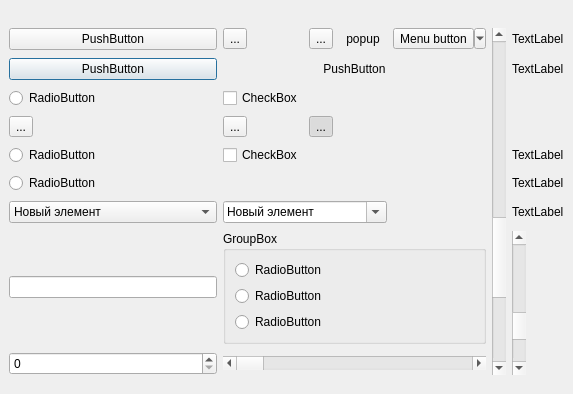
<?xml version="1.0" encoding="UTF-8"?>
<ui version="4.0">
 <class>TestStylesForm</class>
 <widget class="QWidget" name="TestStylesForm">
  <property name="geometry">
   <rect>
    <x>0</x>
    <y>0</y>
    <width>573</width>
    <height>394</height>
   </rect>
  </property>
  <property name="windowTitle">
   <string>Test Form</string>
  </property>
  <layout class="QHBoxLayout" name="horizontalLayout">
   <property name="margin">
    <number>0</number>
   </property>
   <item>
    <widget class="QWidget" name="testWidget" native="true">
     <layout class="QGridLayout" name="gridLayout_2">
      <property name="topMargin">
       <number>26</number>
      </property>
      <item row="0" column="0">
       <widget class="QPushButton" name="pushButton">
        <property name="text">
         <string>PushButton</string>
        </property>
       </widget>
      </item>
      <item row="0" column="3">
       <widget class="QToolButton" name="toolButton_4">
        <property name="text">
         <string>...</string>
        </property>
        <property name="checkable">
         <bool>true</bool>
        </property>
       </widget>
      </item>
      <item row="0" column="4">
       <widget class="QToolButton" name="toolButton">
        <property name="text">
         <string>...</string>
        </property>
        <property name="icon">
         <iconset resource="qtgradienteditor/qtgradienteditor.qrc">
          <normaloff>:/trolltech/qtgradienteditor/images/zoomin.png</normaloff>:/trolltech/qtgradienteditor/images/zoomin.png</iconset>
        </property>
       </widget>
      </item>
      <item row="0" column="5">
       <widget class="QToolButton" name="popupBtn">
        <property name="sizePolicy">
         <sizepolicy hsizetype="Preferred" vsizetype="Preferred">
          <horstretch>0</horstretch>
          <verstretch>0</verstretch>
         </sizepolicy>
        </property>
        <property name="text">
         <string>popup</string>
        </property>
        <property name="icon">
         <iconset resource="qtgradienteditor/qtgradienteditor.qrc">
          <normaloff>:/trolltech/qtgradienteditor/images/minus.png</normaloff>:/trolltech/qtgradienteditor/images/minus.png</iconset>
        </property>
        <property name="popupMode">
         <enum>QToolButton::InstantPopup</enum>
        </property>
        <property name="toolButtonStyle">
         <enum>Qt::ToolButtonTextBesideIcon</enum>
        </property>
        <property name="autoRaise">
         <bool>true</bool>
        </property>
       </widget>
      </item>
      <item row="0" column="6">
       <widget class="QToolButton" name="menuBtn">
        <property name="text">
         <string>Menu button</string>
        </property>
        <property name="icon">
         <iconset resource="qtgradienteditor/qtgradienteditor.qrc">
          <normaloff>:/trolltech/qtgradienteditor/images/plus.png</normaloff>:/trolltech/qtgradienteditor/images/plus.png</iconset>
        </property>
        <property name="popupMode">
         <enum>QToolButton::MenuButtonPopup</enum>
        </property>
       </widget>
      </item>
      <item row="1" column="0">
       <widget class="QPushButton" name="pushButton_2">
        <property name="text">
         <string>PushButton</string>
        </property>
        <property name="default">
         <bool>true</bool>
        </property>
       </widget>
      </item>
      <item row="1" column="3" colspan="4">
       <widget class="QPushButton" name="pushButton_3">
        <property name="text">
         <string>PushButton</string>
        </property>
        <property name="flat">
         <bool>true</bool>
        </property>
       </widget>
      </item>
      <item row="2" column="0">
       <widget class="QRadioButton" name="radioButton">
        <property name="text">
         <string>RadioButton</string>
        </property>
       </widget>
      </item>
      <item row="2" column="3" colspan="4">
       <widget class="QCheckBox" name="checkBox">
        <property name="text">
         <string>CheckBox</string>
        </property>
       </widget>
      </item>
      <item row="2" column="8">
       <widget class="QLabel" name="label">
        <property name="text">
         <string/>
        </property>
        <property name="pixmap">
         <pixmap resource="qtgradienteditor/qtgradienteditor.qrc">:/trolltech/qtgradienteditor/images/logo225x90.gif</pixmap>
        </property>
       </widget>
      </item>
      <item row="4" column="0">
       <widget class="QRadioButton" name="radioButton_2">
        <property name="text">
         <string>RadioButton</string>
        </property>
       </widget>
      </item>
      <item row="4" column="3">
       <widget class="QCheckBox" name="checkBox_2">
        <property name="text">
         <string>CheckBox</string>
        </property>
       </widget>
      </item>
      <item row="5" column="0">
       <widget class="QRadioButton" name="radioButton_3">
        <property name="text">
         <string>RadioButton</string>
        </property>
       </widget>
      </item>
      <item row="6" column="0">
       <widget class="QComboBox" name="comboBox">
        <item>
         <property name="text">
          <string>Новый элемент</string>
         </property>
        </item>
        <item>
         <property name="text">
          <string>Новый элемент</string>
         </property>
        </item>
        <item>
         <property name="text">
          <string>Новый элемент</string>
         </property>
        </item>
        <item>
         <property name="text">
          <string>Новый элемент</string>
         </property>
        </item>
        <item>
         <property name="text">
          <string>Новый элемент</string>
         </property>
        </item>
        <item>
         <property name="text">
          <string>Новый элемент</string>
         </property>
        </item>
        <item>
         <property name="text">
          <string>Новый элемент</string>
         </property>
        </item>
       </widget>
      </item>
      <item row="6" column="3" colspan="3">
       <widget class="QComboBox" name="comboBox_2">
        <property name="editable">
         <bool>true</bool>
        </property>
        <item>
         <property name="text">
          <string>Новый элемент</string>
         </property>
        </item>
        <item>
         <property name="text">
          <string>Новый элемент</string>
         </property>
        </item>
        <item>
         <property name="text">
          <string>Новый элемент</string>
         </property>
        </item>
        <item>
         <property name="text">
          <string>Новый элемент</string>
         </property>
        </item>
        <item>
         <property name="text">
          <string>Новый элемент</string>
         </property>
        </item>
        <item>
         <property name="text">
          <string>Новый элемент</string>
         </property>
        </item>
        <item>
         <property name="text">
          <string>Новый элемент</string>
         </property>
        </item>
        <item>
         <property name="text">
          <string>Новый элемент</string>
         </property>
        </item>
        <item>
         <property name="text">
          <string>Новый элемент</string>
         </property>
        </item>
        <item>
         <property name="text">
          <string>Новый элемент</string>
         </property>
        </item>
       </widget>
      </item>
      <item row="7" column="0">
       <widget class="QLineEdit" name="lineEdit"/>
      </item>
      <item row="7" column="3" colspan="4">
       <widget class="QGroupBox" name="groupBox">
        <property name="title">
         <string>GroupBox</string>
        </property>
        <layout class="QVBoxLayout" name="verticalLayout">
         <item>
          <widget class="QRadioButton" name="radioButton_4">
           <property name="text">
            <string>RadioButton</string>
           </property>
          </widget>
         </item>
         <item>
          <widget class="QRadioButton" name="radioButton_5">
           <property name="text">
            <string>RadioButton</string>
           </property>
          </widget>
         </item>
         <item>
          <widget class="QRadioButton" name="radioButton_6">
           <property name="text">
            <string>RadioButton</string>
           </property>
          </widget>
         </item>
        </layout>
       </widget>
      </item>
      <item row="7" column="8" rowspan="2">
       <widget class="QScrollBar" name="verticalScrollBar">
        <property name="value">
         <number>75</number>
        </property>
        <property name="orientation">
         <enum>Qt::Vertical</enum>
        </property>
       </widget>
      </item>
      <item row="8" column="0">
       <widget class="QSpinBox" name="spinBox"/>
      </item>
      <item row="8" column="3" colspan="4">
       <widget class="QScrollBar" name="horizontalScrollBar">
        <property name="orientation">
         <enum>Qt::Horizontal</enum>
        </property>
       </widget>
      </item>
      <item row="4" column="8">
       <widget class="QLabel" name="label_2">
        <property name="text">
         <string>TextLabel</string>
        </property>
       </widget>
      </item>
      <item row="5" column="8">
       <widget class="QLabel" name="label_3">
        <property name="text">
         <string>TextLabel</string>
        </property>
       </widget>
      </item>
      <item row="6" column="8">
       <widget class="QLabel" name="label_4">
        <property name="text">
         <string>TextLabel</string>
        </property>
       </widget>
      </item>
      <item row="1" column="8">
       <widget class="QLabel" name="label_5">
        <property name="text">
         <string>TextLabel</string>
        </property>
       </widget>
      </item>
      <item row="0" column="8">
       <widget class="QLabel" name="label_6">
        <property name="text">
         <string>TextLabel</string>
        </property>
       </widget>
      </item>
      <item row="0" column="7" rowspan="9">
       <widget class="QScrollBar" name="verticalScrollBar_2">
        <property name="maximum">
         <number>30</number>
        </property>
        <property name="value">
         <number>22</number>
        </property>
        <property name="orientation">
         <enum>Qt::Vertical</enum>
        </property>
       </widget>
      </item>
      <item row="3" column="0">
       <widget class="QToolButton" name="toolButton_2">
        <property name="text">
         <string>...</string>
        </property>
        <property name="checkable">
         <bool>true</bool>
        </property>
        <property name="checked">
         <bool>false</bool>
        </property>
       </widget>
      </item>
      <item row="3" column="3">
       <widget class="QToolButton" name="toolButton_3">
        <property name="text">
         <string>...</string>
        </property>
        <property name="checkable">
         <bool>true</bool>
        </property>
        <property name="checked">
         <bool>false</bool>
        </property>
       </widget>
      </item>
      <item row="3" column="4">
       <widget class="QToolButton" name="toolButton_5">
        <property name="text">
         <string>...</string>
        </property>
        <property name="checkable">
         <bool>true</bool>
        </property>
        <property name="checked">
         <bool>true</bool>
        </property>
       </widget>
      </item>
     </layout>
    </widget>
   </item>
  </layout>
 </widget>
 <resources>
  <include location="qtgradienteditor/qtgradienteditor.qrc"/>
 </resources>
 <connections/>
</ui>
